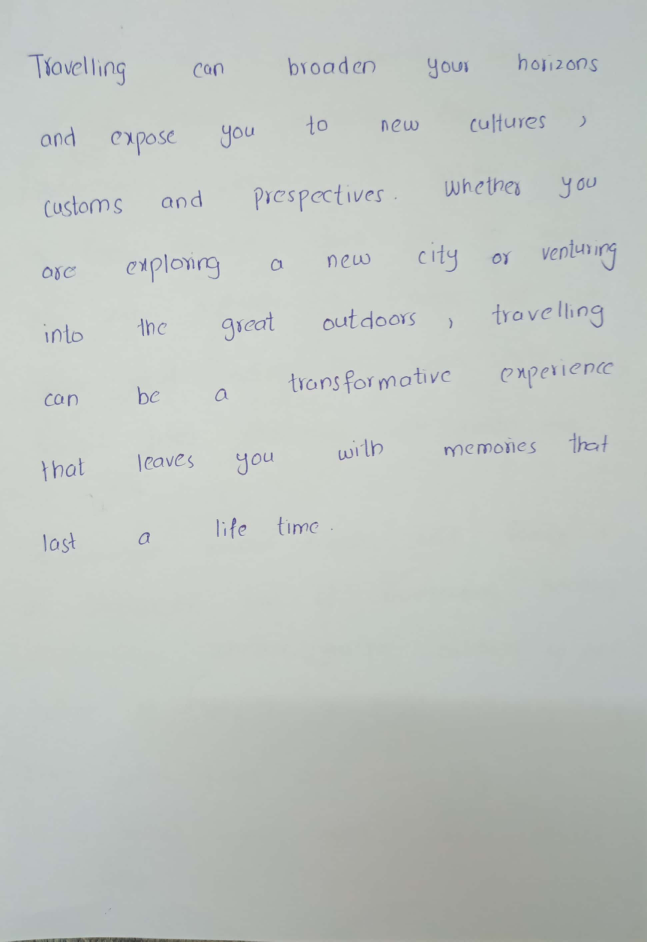
#> input picture Writers/Ahmad Hassan/image_10.png, 1940 x 2824 px, found by its file name (shown at 1/3 size); its folder holds only this picture in this run
$ jupyter execute --allow-errors Handwriting_Based_Writer_Identification.ipynb
#> lines starting #> are read from the running program, lines starting #| are printed output that depends on the picture
[cell 1]
import cv2
import os
import pickle
import random
import numpy as np
from sklearn import svm
from scipy import ndimage
import matplotlib.pyplot as plt
from google.colab.patches import cv2_imshow
from sklearn.decomposition import PCA
from imblearn.over_sampling import RandomOverSampler
from sklearn.model_selection import train_test_split
from google.colab.patches import cv2_imshow
from sklearn.metrics import accuracy_score

[cell 2]
from google.colab import drive
#> (the rest of this cell did not finish here and is left out)

[cell 3]
#Set the path to the dataset
dataset_path = "/content/drive/MyDrive/Data/Writers/"

# Define the path to the folder where preprocessed images will be saved
preprocessed_path = '/content/drive/MyDrive/Data/Preprocessed_mages/'

# Define the preprocessing techniques to apply
preprocessing_techniques = ['grayscale', 'imbalanced_data']

# Define the augmentation techniques to apply
augmentation_techniques = ['rotate' , 'gaussian_blur', 'flip', 'zoom', 'brightness_adjust', 'resize']

# Define augmentation parameters
angles = [-10, -5, 5, 10]  # Rotation angles in degrees
scales = [0.8, 1.1, 1.3]  # Scaling factors
brightness_values = [-25, 25]  # Brightness adjustment values
flips = [0, 1, -1]  # Flip codes (0 = no flip, 1 = horizontal flip, -1 = vertical flip)
kernel_sizes = [3, 5, 7]  # Gaussian blur kernel sizes

# Define the sizes to which the images will be resized
image_sizes = [(256, 256)]

[cell 4]
import os
import matplotlib.pyplot as plt

# Set the path to the dataset
dataset_path = "/content/drive/MyDrive/Data/Writers/"

# Get a list of all the classes in the dataset
classes = os.listdir(dataset_path)

# Initialize an empty dictionary to store the number of images in each class
class_counts = {}

# Loop through each class and count the number of images
for class_name in classes:
    class_path = os.path.join(dataset_path, class_name)
    class_images = os.listdir(class_path)
    class_counts[class_name] = len(class_images)
    print("Class:", class_name, "| Number of images:", len(class_images))

# Calculate the average number of images per class
avg_images = sum(class_counts.values()) / len(class_counts)

# Create a bar chart to visualize the number of images in each class
plt.bar(range(len(class_counts)), list(class_counts.values()), align='center')
plt.xticks(range(len(class_counts)), list(class_counts.keys()))
plt.xlabel('Class')
plt.ylabel('Number of images')
plt.title('Number of images in each class')
plt.show()
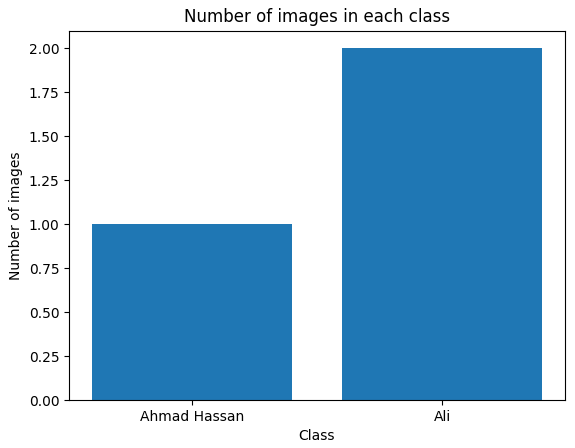
#> figure drawn by matplotlib, 1 panel

# Print the average number of images per class, the number of classes, and the total number of images
total_images = sum(class_counts.values())
# print("The average number of images per class is: ", avg_images)
print("The number of classes is: ", len(classes))
print("The total number of images is: ", total_images)

[cell 5]
# Create the folder if it does not exist
if not os.path.exists(preprocessed_path):
    os.makedirs(preprocessed_path)

# Load the dataset and calculate class distribution
labels = []
for writer_folder in os.listdir(dataset_path):
    writer_folder_path = os.path.join(dataset_path, writer_folder)
    for image_path in os.listdir(writer_folder_path):
        labels.append(writer_folder)
class_distribution = np.unique(labels, return_counts=True)

# Apply preprocessing techniques
preprocessed_data = []
for writer_folder in os.listdir(dataset_path):
    writer_folder_path = os.path.join(dataset_path, writer_folder)
    for image_path in os.listdir(writer_folder_path):
        image_full_path = os.path.join(writer_folder_path, image_path)
        image = cv2.imread(image_full_path)
#> image is the input picture: shape (2824, 1940, 3); mean B, G, R 192.4, 196.7, 191.6

        # Apply preprocessing techniques
        for technique in preprocessing_techniques:
            if technique == 'grayscale':
                image = cv2.cvtColor(image, cv2.COLOR_BGR2GRAY)
            elif technique == 'imbalanced_data' and (class_distribution[1].std() / class_distribution[1].mean()) > 0.5:
                # Apply imbalanced data technique only if there is a significant class imbalance
                ros = RandomOverSampler(random_state=42)
                reshaped_image = image.reshape(-1, image.shape[-1])
                X_resampled, y_resampled = ros.fit_resample(reshaped_image, [writer_folder] * reshaped_image.shape[0])
                image = X_resampled.reshape(image.shape[:-1])

        # Save the preprocessed image in the directory with the directory of the class name
        preprocessed_image_path = os.path.join(preprocessed_path, writer_folder, image_path)
        os.makedirs(os.path.dirname(preprocessed_image_path), exist_ok=True)
        cv2.imwrite(preprocessed_image_path, image)

        # Append the preprocessed image to the list
        preprocessed_data.append(image)
